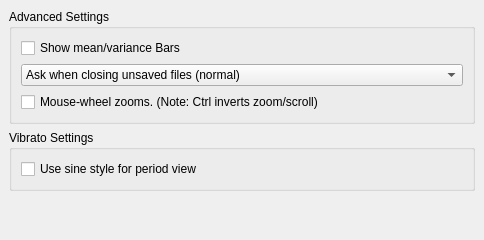
     <widget class="QWidget" name="tab_5" >
      <attribute name="title" >
       <string>Advanced</string>
      </attribute>
      <layout class="QVBoxLayout" >
       <property name="margin" >
        <number>9</number>
       </property>
       <property name="spacing" >
        <number>6</number>
       </property>
       <item>
        <widget class="QGroupBox" name="AdvancedGroupBox" >
         <property name="title" >
          <string>Advanced Settings</string>
         </property>
         <layout class="QVBoxLayout" >
          <property name="margin" >
           <number>9</number>
          </property>
          <property name="spacing" >
           <number>6</number>
          </property>
          <item>
           <widget class="QCheckBox" name="showMeanVarianceBars" >
            <property name="text" >
             <string>Show mean/variance Bars</string>
            </property>
           </widget>
          </item>
          <item>
           <widget class="QComboBox" name="savingMode" >
            <property name="currentIndex" >
             <number>0</number>
            </property>
            <item>
             <property name="text" >
              <string>Ask when closing unsaved files (normal)</string>
             </property>
            </item>
            <item>
             <property name="text" >
              <string>Don't ask when closing unsaved files (use with care)</string>
             </property>
            </item>
            <item>
             <property name="text" >
              <string>Save all unsaved files with their default generated name (uses lots of space)</string>
             </property>
            </item>
           </widget>
          </item>
          <item>
           <widget class="QCheckBox" name="mouseWheelZooms" >
            <property name="text" >
             <string>Mouse-wheel zooms. (Note: Ctrl inverts zoom/scroll)</string>
            </property>
           </widget>
          </item>
         </layout>
        </widget>
       </item>
       <item>
        <widget class="QGroupBox" name="VibratoGroupBox" >
         <property name="title" >
          <string>Vibrato Settings</string>
         </property>
         <layout class="QVBoxLayout" >
          <property name="margin" >
           <number>9</number>
          </property>
          <property name="spacing" >
           <number>6</number>
          </property>
          <item>
           <widget class="QCheckBox" name="vibratoSineStyle" >
            <property name="text" >
             <string>Use sine style for period view</string>
            </property>
           </widget>
          </item>
         </layout>
        </widget>
       </item>
       <item>
        <spacer>
         <property name="orientation" >
          <enum>Qt::Vertical</enum>
         </property>
         <property name="sizeHint" >
          <size>
           <width>20</width>
           <height>40</height>
          </size>
         </property>
        </spacer>
       </item>
      </layout>
     </widget>
